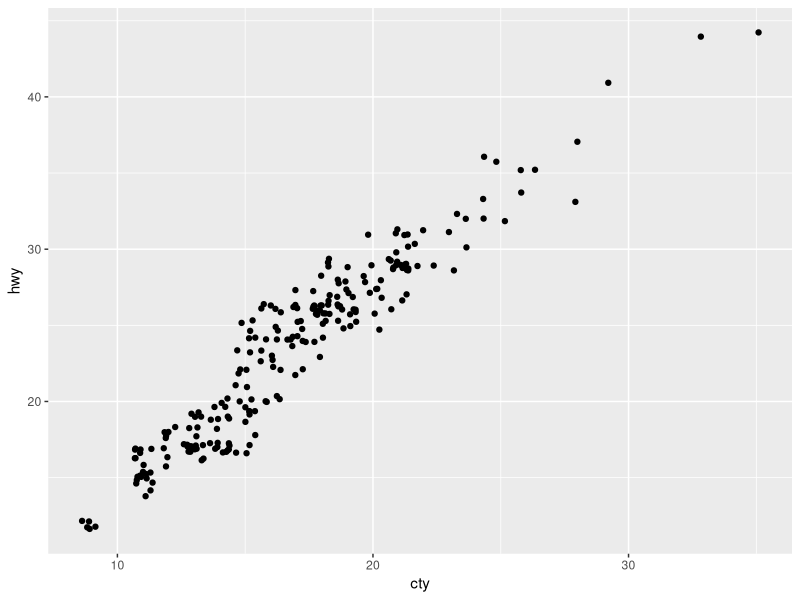
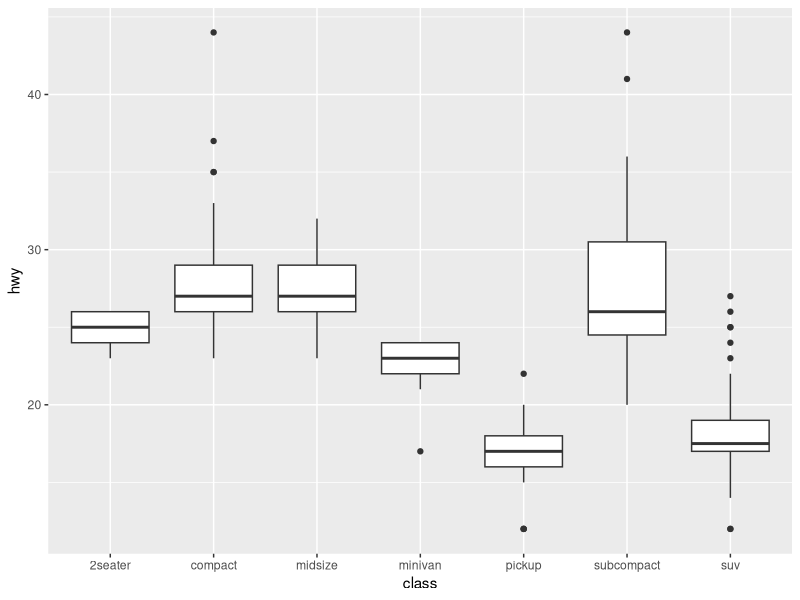
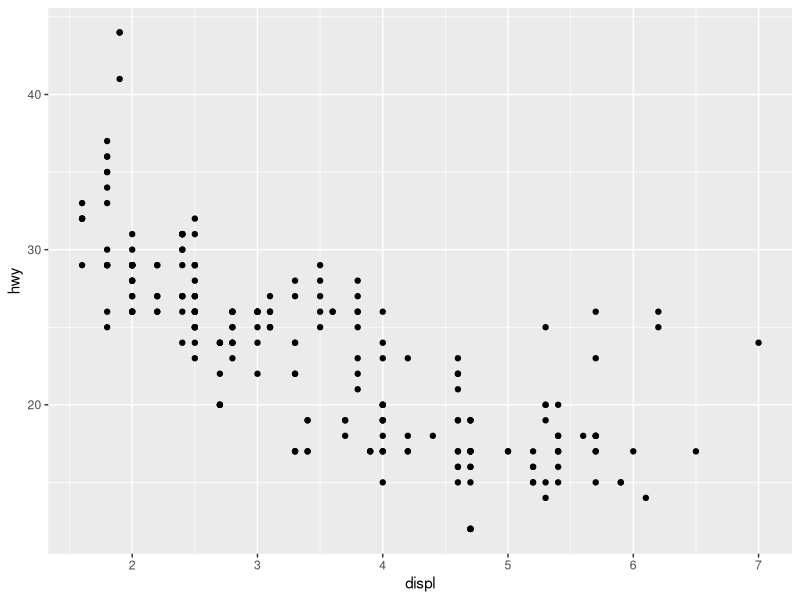

R code for these plots, in order:
## ---- chunk 1
knitr::opts_chunk$set(echo = TRUE)
## ---- chunk 2
library(tidyverse)


## ---- chunk 3
  ggplot(data = mpg) + 
    geom_point(mapping = aes(x = cty, y = hwy), position = "jitter")
## ---- chunk 4
  ggplot(data = mpg) + geom_boxplot(mapping = aes(x = class, y = hwy))
## ---- chunk 5
  ggplot(data = mpg) + 
    geom_point(mapping = aes(x = displ, y = hwy)) 
filter(mpg, cyl==8) 
filter(diamonds, carat > 3)
